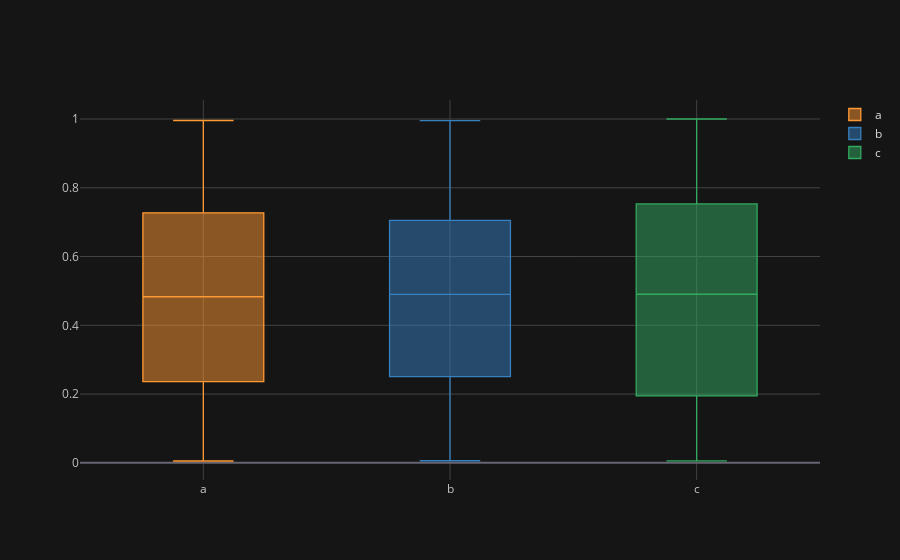

The code cell stored with this chart in its notebook:
### Code cell
df.iplot(kind = 'box')

### Figure 1 — Plotly figure (JSON) as saved in the notebook; plotly's stock layout.template omitted (floating-point values rounded to 4 significant figures; data arrays with more than 128 entries replaced by an {"elided": "..."} marker saying what was removed)
{"data": [{"boxpoints": false, "line": {"width": 1.3}, "marker": {"color": "rgba(255, 153, 51, 1.0)"}, "name": "a", "orientation": "v", "type": "box", "y": {"elided": "300 float values"}}, {"boxpoints": false, "line": {"width": 1.3}, "marker": {"color": "rgba(55, 128, 191, 1.0)"}, "name": "b", "orientation": "v", "type": "box", "y": {"elided": "300 float values"}}, {"boxpoints": false, "line": {"width": 1.3}, "marker": {"color": "rgba(50, 171, 96, 1.0)"}, "name": "c", "orientation": "v", "type": "box", "y": {"elided": "300 float values"}}], "layout": {"legend": {"bgcolor": "#151516", "font": {"color": "#D9D9D9"}}, "paper_bgcolor": "#151516", "plot_bgcolor": "#151516", "title": {"font": {"color": "#D9D9D9"}}, "xaxis": {"gridcolor": "#434343", "showgrid": true, "tickfont": {"color": "#C2C2C2"}, "title": {"font": {"color": "#D9D9D9"}, "text": ""}, "zerolinecolor": "#666570"}, "yaxis": {"gridcolor": "#434343", "showgrid": true, "tickfont": {"color": "#C2C2C2"}, "title": {"font": {"color": "#D9D9D9"}, "text": ""}, "zerolinecolor": "#666570"}}}
